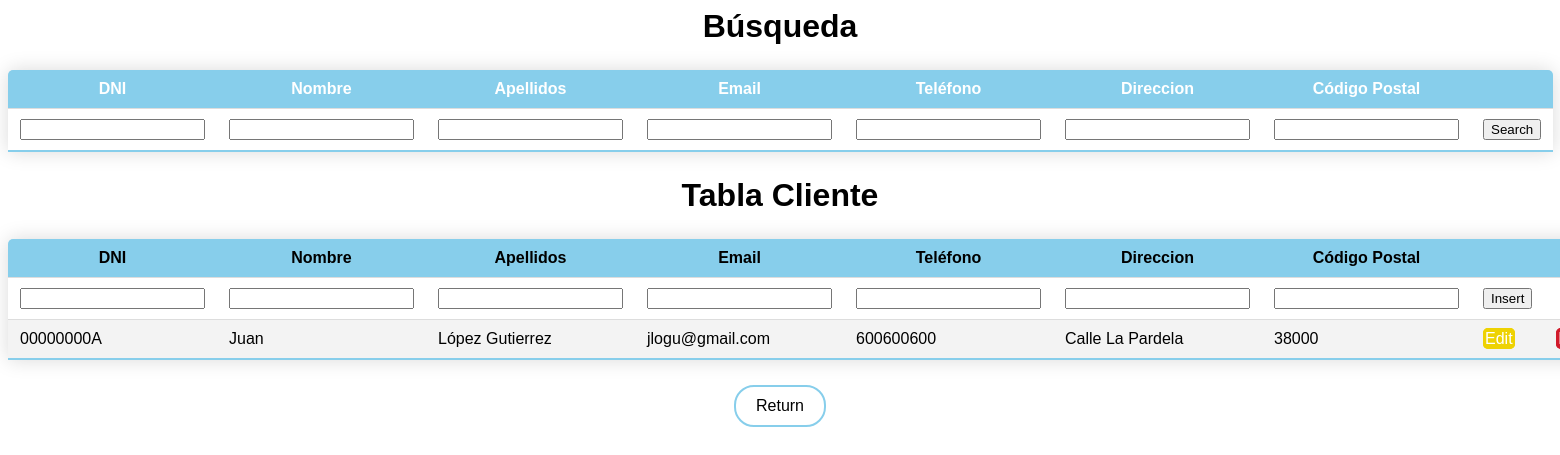
The page /css-style/cliente.php on the database as committed earlier.
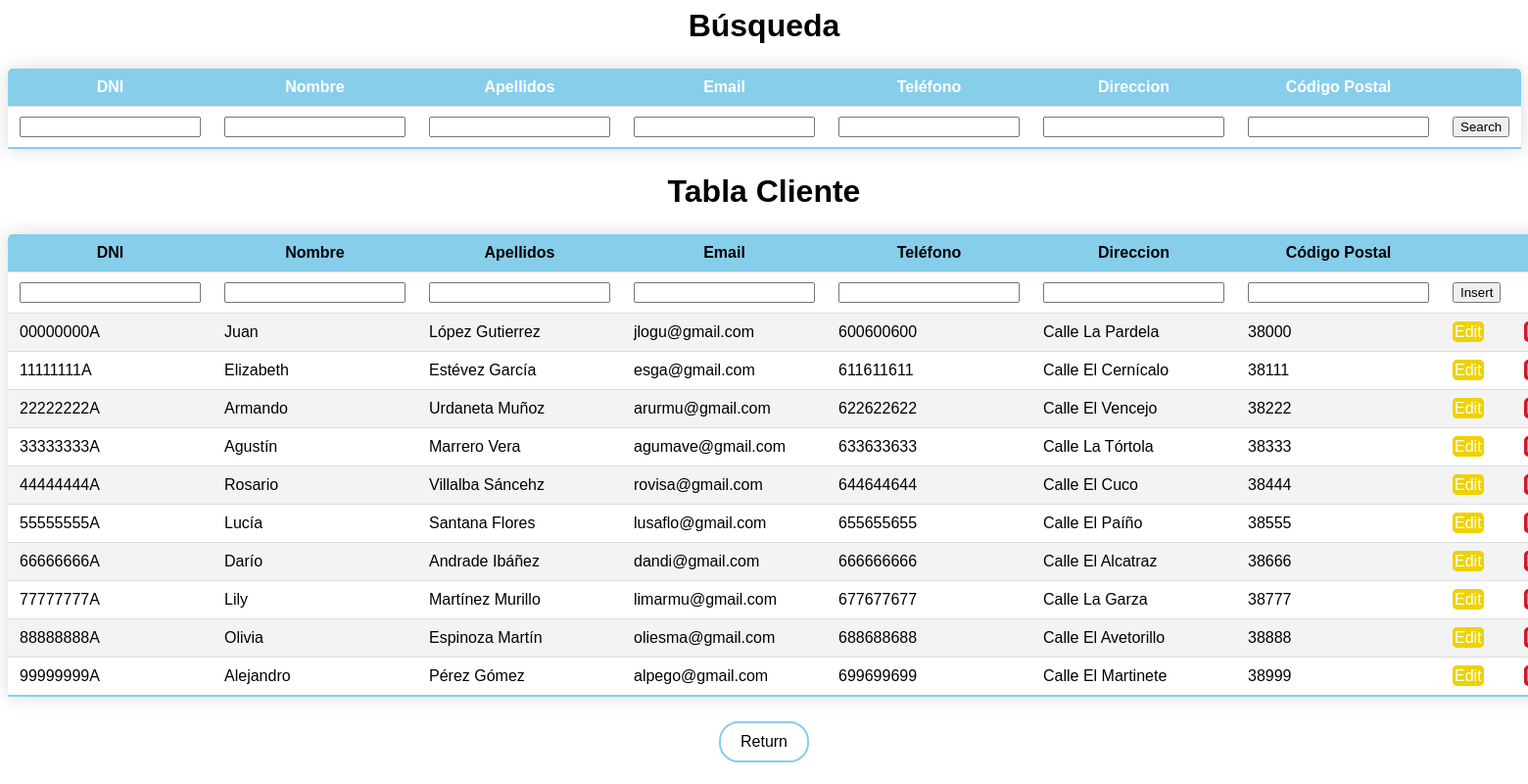
The same page on the database as committed later.
### tables this page shows
CREATE TABLE IF NOT EXISTS CLIENTE (
  DNI VARCHAR(10) NOT NULL,
  Nombre VARCHAR(45) NOT NULL,
  Apellidos VARCHAR(45) NOT NULL,
  Email VARCHAR(45) NOT NULL,
  Telefono VARCHAR(12) NOT NULL,
  Direccion VARCHAR(45) NOT NULL,
  Codigo_postal VARCHAR(8) NOT NULL,
  Borrado TINYINT NULL,
  PRIMARY KEY (DNI),
  UNIQUE INDEX Email_UNIQUE (Email ASC) VISIBLE,
  UNIQUE INDEX DNI_UNIQUE (DNI ASC) VISIBLE,
  UNIQUE INDEX Telefono_UNIQUE (Telefono ASC) VISIBLE);

### css-style/cliente.php (the view, shortened to what this page needs)
<?php
require "bbdd.php";
$columns = array('DNI','Nombre','Apellidos', 'Email', 'Telefono', 'Direccion', 'Codigo_postal');
$column = isset($_GET['column']) && in_array($_GET['column'], $columns) ? $_GET['column'] : $columns[0];
$sort_order = isset($_GET['order']) && strtolower($_GET['order']) == 'desc' ? 'DESC' : 'ASC';
if ($result = mysqli_query($db, "SELECT * FROM CLIENTE WHERE Borrado = 0 ORDER BY $column $sort_order")) {
	$up_or_down = str_replace(array('ASC','DESC'), array('up','down'), $sort_order);
	$asc_or_desc = $sort_order == 'ASC' ? 'desc' : 'asc';
	$add_class = ' class="highlight"';
?>
<!DOCTYPE html>
<html>
<head>
</head>
<body>
<div>
<table class="styled-table">
  <h1>Búsqueda</h1>
  <tr>
    <th>DNI</th>
    <th>Nombre</th>
    <th>Apellidos</th>
    <th>Email</th>
    <th>Teléfono</th>
    <th>Direccion</th>
    <th>Código Postal</th>
    <th></th>
    </tr>
    <form action="cliente.php?search=" method="post">
    <td><input type='text' name='DNI'></td>
    <td><input type='text' name='Nombre'></td>
    <td><input type='text' name='Apellidos'></td>
    <td><input type='text' name='Email'></td>
    <td><input type='text' name='Telefono'></td>
    <td><input type='text' name='Direccion'></td>
    <td><input type='text' name='Codigo_Postal'></td>
    <td><button>Search</button></td>
    </form>
  </table>
  <table class="styled-table search-table">
  <h1>Tabla Cliente</h1>
  <tr>
    <th><a class = "table-title" href="cliente.php?column=DNI&order=<?php echo $asc_or_desc; ?>">DNI<i class ="<?php echo $column == 'DNI' ? '-' . $up_or_down : ''; ?>"></i></a></th>
    <th><a class = "table-title" href="cliente.php?column=Nombre&order=<?php echo $asc_or_desc; ?>">Nombre<i class ="<?php echo $column == 'Nombre' ? '-' . $up_or_down : ''; ?>"></i></a></th>
    <th><a class = "table-title" href="cliente.php?column=Apellidos&order=<?php echo $asc_or_desc; ?>">Apellidos<i class ="<?php echo $column == 'Apellidos' ? '-' . $up_or_down : ''; ?>"></i></a></th>
    <th><a class = "table-title" href="cliente.php?column=Email&order=<?php echo $asc_or_desc; ?>">Email<i class ="<?php echo $column == 'Email' ? '-' . $up_or_down : ''; ?>"></i></a></th>
    <th><a class = "table-title" href="cliente.php?column=Telefono&order=<?php echo $asc_or_desc; ?>">Teléfono<i class ="<?php echo $column == 'Telefono' ? '-' . $up_or_down : ''; ?>"></i></a></th>
    <th><a class = "table-title" href="cliente.php?column=Direccion&order=<?php echo $asc_or_desc; ?>">Direccion<i class ="<?php echo $column == 'Direccion' ? '-' . $up_or_down : ''; ?>"></i></a></th>
    <th><a class = "table-title" href="cliente.php?column=Codigo_postal&order=<?php echo $asc_or_desc; ?>">Código Postal<i class ="<?php echo $column == 'Codigo_postal' ? '-' . $up_or_down : ''; ?>"></i></a></th>
    <th></th>
    <th></th>
    </tr>
  <tr>
  <form action="insert.php?" method="post">
    <td><input type='text' name='enterDNI'></td>
    <td><input type='text' name='enterNombre'></td>
    <td><input type='text' name='enterApellidos'></td>
    <td><input type='text' name='enterEmail'></td>
    <td><input type='text' name='enterTelefono'></td>
    <td><input type='text' name='enterDireccion'></td>
    <td><input type='text' name='enterCodigo_Postal'></td>
    <td><button>Insert</button></td>
    </form>
  </tr>
<?php
  while($data = mysqli_fetch_assoc($result)) {
  ?>
  <tr>
    <td <?php echo $column == 'DNI' ? $add_class : ''; ?>><?php echo $data['DNI'];?></td>
    <td <?php echo $column == 'Nombre' ? $add_class : ''; ?>><?php echo $data['Nombre'];?></td>
    <td <?php echo $column == 'Apellidos' ? $add_class : ''; ?>><?php echo $data['Apellidos'];?></td>
    <td <?php echo $column == 'Email' ? $add_class : ''; ?>><?php echo $data['Email'];?></td>
    <td <?php echo $column == 'Telefono' ? $add_class : ''; ?>><?php echo $data['Telefono'];?></td>
    <td <?php echo $column == 'Direccion' ? $add_class : ''; ?>><?php echo $data['Direccion'];?></td>
    <td <?php echo $column == 'Codigo_postal' ? $add_class : ''; ?>><?php echo $data['Codigo_postal'];?></td>
    <td ><a class = "edit" href="edit.php?id=<?php echo $data['DNI']; ?>">Edit</a></td>
    <td ><a class = "delete" href="delete.php?id=<?php echo $data['DNI']; ?>">Delete</a></td>
  </tr>
  <?php
  }
  ?>
  </table>
  </div>
<a class = "return" href="index.php">Return</a>
</body>
</html>
<?php
}
?>

Rows that differ between the two databases and show on the page:
added cliente: DNI "11111111A", Nombre "Elizabeth", Apellidos "Estévez García", Email "esga@gmail.com", Telefono "611611611", Direccion "Calle El Cernícalo", Codigo_postal "38111"
added cliente: DNI "22222222A", Nombre "Armando", Apellidos "Urdaneta Muñoz", Email "arurmu@gmail.com", Telefono "622622622", Direccion "Calle El Vencejo", Codigo_postal "38222"
added cliente: DNI "33333333A", Nombre "Agustín", Apellidos "Marrero Vera", Email "agumave@gmail.com", Telefono "633633633", Direccion "Calle La Tórtola", Codigo_postal "38333"
added cliente: DNI "44444444A", Nombre "Rosario", Apellidos "Villalba Sáncehz", Email "rovisa@gmail.com", Telefono "644644644", Direccion "Calle El Cuco", Codigo_postal "38444"
added cliente: DNI "55555555A", Nombre "Lucía", Apellidos "Santana Flores", Email "lusaflo@gmail.com", Telefono "655655655", Direccion "Calle El Paíño", Codigo_postal "38555"
added cliente: DNI "66666666A", Nombre "Darío", Apellidos "Andrade Ibáñez", Email "dandi@gmail.com", Telefono "666666666", Direccion "Calle El Alcatraz", Codigo_postal "38666"
added cliente: DNI "77777777A", Nombre "Lily", Apellidos "Martínez Murillo", Email "limarmu@gmail.com", Telefono "677677677", Direccion "Calle La Garza", Codigo_postal "38777"
added cliente: DNI "88888888A", Nombre "Olivia", Apellidos "Espinoza Martín", Email "oliesma@gmail.com", Telefono "688688688", Direccion "Calle El Avetorillo", Codigo_postal "38888"
added cliente: DNI "99999999A", Nombre "Alejandro", Apellidos "Pérez Gómez", Email "alpego@gmail.com", Telefono "699699699", Direccion "Calle El Martinete", Codigo_postal "38999"
